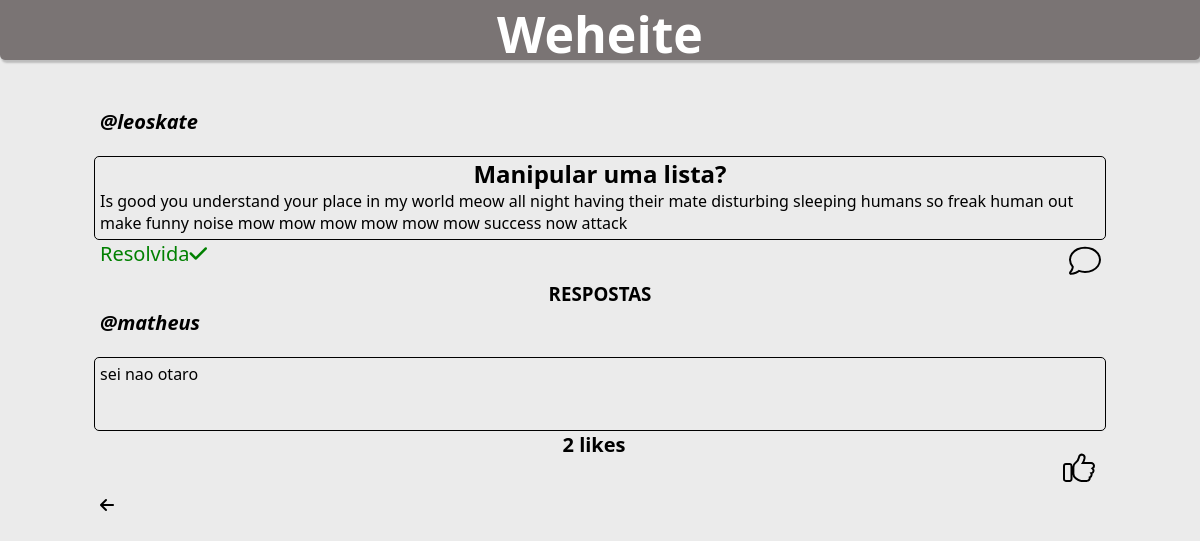
Page /18/detailForum/ on the committed database.
### users/models.py (models this page shows, shortened)
class Forum(models.Model):
    autor = models.ForeignKey(User, on_delete=models.SET_NULL,null=True)
    title = models.TextField(max_length=255)
    body = models.TextField(max_length=9999)
    respondida = models.ManyToManyField(User, default=None, blank=True, related_name='respondida')

class Reply(models.Model):
    autor = models.ForeignKey(User, on_delete=models.SET_NULL,null=True)
    forum = models.ForeignKey(Forum, on_delete=models.CASCADE)
    body = models.TextField(max_length=9999)
    liked = models.ManyToManyField(User, default=None, blank=True, related_name='liked')

### users/views.py (the view)
# urls.py: path('<int:forum_id>/detailForum/', user_views.detailForum, name="detail"),
def detailForum(request, forum_id):
    forum = get_object_or_404(Forum, pk=forum_id)
    replys = Reply.objects.filter(forum=forum_id).order_by('-id')
    user = request.user  # Collect all records from table
    return render(request, "users/detailForum.html", {'forum': forum, 'replys': replys, 'user':user})

### users/templates/users/detailForum.html (shortened to what this page needs)
<!DOCTYPE html>
<html lang="en">
<head>
</head>
<body>
    <header>
        <h1><a class="a8" href="{% url 'home' %} ">Weheite</a></h1>
    </header>
    <div class="main-content">
        <div class="BoxAutor">
            <a href="{{forum.autor_id}}/profile/" class = "autor">
                <p class="autor"><b><i>@{{forum.autor}}</i></b></p>
            </a>
        </div>
        <div class="discussion-box">
            <h2><b>{{forum.title}}</b></h2>
            <p>{{forum.body}}</p>
        </div>
        <div class="below-disc">
            {%if user.id == forum.autor_id %}
            <form action="{% url 'done' forum_id=forum.id %}" method='POST' class="ui form">
                {% csrf_token %}
                <input type='hidden' name='forum_id' value="{{forum.id}}" />
                <input type='hidden' name='user' value="{{user}}" />
                {% if user not in forum.respondida.all %}
                <button class="undone" type="submit" style="background-color: red;">Marcar como Resolvida</button>
                {% else %}
                <button class="done" type="submit" style="background-color: green;">Resolvida</button>
                {% endif %}
            </form>
            {% else %}
            {% if forum.autor in forum.respondida.all %}
            <div class="statusforum" style="color: green;">Resolvida<i class="fa-solid fa-check"></i></div>
            {% else %}
            <div class="statusforum" style="color: red;">Não Resolvida <i class="fa-regular fa-circle-xmark"></i></div>
            {%endif%}
            {%endif%}
            <a class="a3" href="reply_form/ "><i class="fa-solid fa-comment"></i></a>
        </div>
        {% if replys %}
        <h3>RESPOSTAS</h3>
        {% for reply in replys %}
        <div class="BoxAutor">
            <a href="{{reply.autor_id}}/profile/" class = "autor">
                <p class="autor"><b><i>@{{reply.autor}}</i></b></p>
            </a>
        </div>
        <div class="answer-box">
            <p class="TextBody">{{reply.body}}</p>
        </div>
        <div class="like-function">
            {% if reply.liked.all.count == 1 %}
            <strong>{{ reply.liked.all.count }} like</strong>
            {%else%}
            <strong>{{ reply.liked.all.count }} likes</strong>
            {%endif%}
            <form action="{% url 'like' forum_id=forum.id %}" method='POST' class="ui form">
                {% if user not in reply.liked.all %}
                <button class="like" type="submit"><i class="fa-solid fa-thumbs-up"></i></button>
                {% else %}
                <button class="deslike" type="submit"><i class="fa-solid fa-thumbs-up"></i></button>
                {% endif %}
            </form>
        </div>
        {% endfor %}
        {%else%}
        <h3>Ainda não tem nenhuma resposta</h3>
        {% endif %}
        <div class="position-back-button">
            <a href="{% url 'home' %} "><i class="fa-solid fa-arrow-left"></i></a>
        </div>
    </div>
</body>
</html>

### users/templates/users/detailForum.html (style rules this page uses)
* { font-family: 'Segoe UI', Tahoma, Geneva, Verdana, sans-serif; margin: 0px; padding: 0px; }
body { display: flex; flex-direction: column; align-items: center; background-color: #ebebeb; }
.main-content { margin-top: 100px; display: flex; flex-direction: column; align-items: center; width: 1200px; height: fit-content; padding: 5px; border-radius: 5px; }
.discussion-box { margin-top: 0px; padding: 5px; padding-top: 0px; width: 1000px; border: 1px solid; margin-top: 20px; border-radius: 5px; }
h2 { text-align: center; }
.below-disc { display: flex; width: 1000px; justify-content: space-between; }
.answer-box { margin-top: 0px; padding-top: 0px; padding: 5px; width: 1000px; border: 1px solid; margin-top: 20px; border-radius: 5px; }
.position-back-button { display: flex; width: 1000px; justify-content: start; }
a { color: black; text-decoration: none; }
.a3 { font-size: 30px; color: #ebebeb; text-justify: end; -webkit-text-stroke-width: 2px; -webkit-text-stroke-color: #000; }
.TextBody { word-wrap: break-word; padding-bottom: 40px; }
.like-function { display: flex; justify-content: space-between; width: 1000px; }
.like { font-size: 30px; text-decoration: none; background: none; border: none; color: #ebebeb; -webkit-text-stroke-width: 2px; -webkit-text-stroke-color: #000; }
strong { font-size: 20px; width: 1000px; display: flex; justify-content: center; margin-left: 30px; }
.statusforum { font-size: 20px; }
button { margin-top: 10px; height: fit-content; width: fit-content; padding: 6px; color: #fff; font-weight: bolder; text-decoration: none; border: none; border-radius: 8px; }
.BoxAutor { width: 1000px; height: 25px; background: none; display: flex; justify-content: space-between; padding: 3px; font-size: 15px; }
.autor { font-size: 20px; }
header { position: fixed; color: white; height: 60px; background-color: rgba(122, 116, 116, 1); display: flex; justify-content: center; width: 100vw; border-bottom: grey; border-radius: 0px 0px 5px 5px; box-shadow: 2px 2px 2px 1px rgba(0, 0, 0, 0.2); }
h1 { font-size: 50px; }
.a8 { text-decoration: none; color: white; }

### rows in the picture
Forum: autor "leoskate", title "Manipular uma lista?", body "Is good you understand your place in my world meow all night having their mate disturbing sleeping humans so freak human out make funny noise mow mow mow mow mow mow success now attack"
Reply: autor "matheus", body "sei nao otaro", liked.all.count "2"
